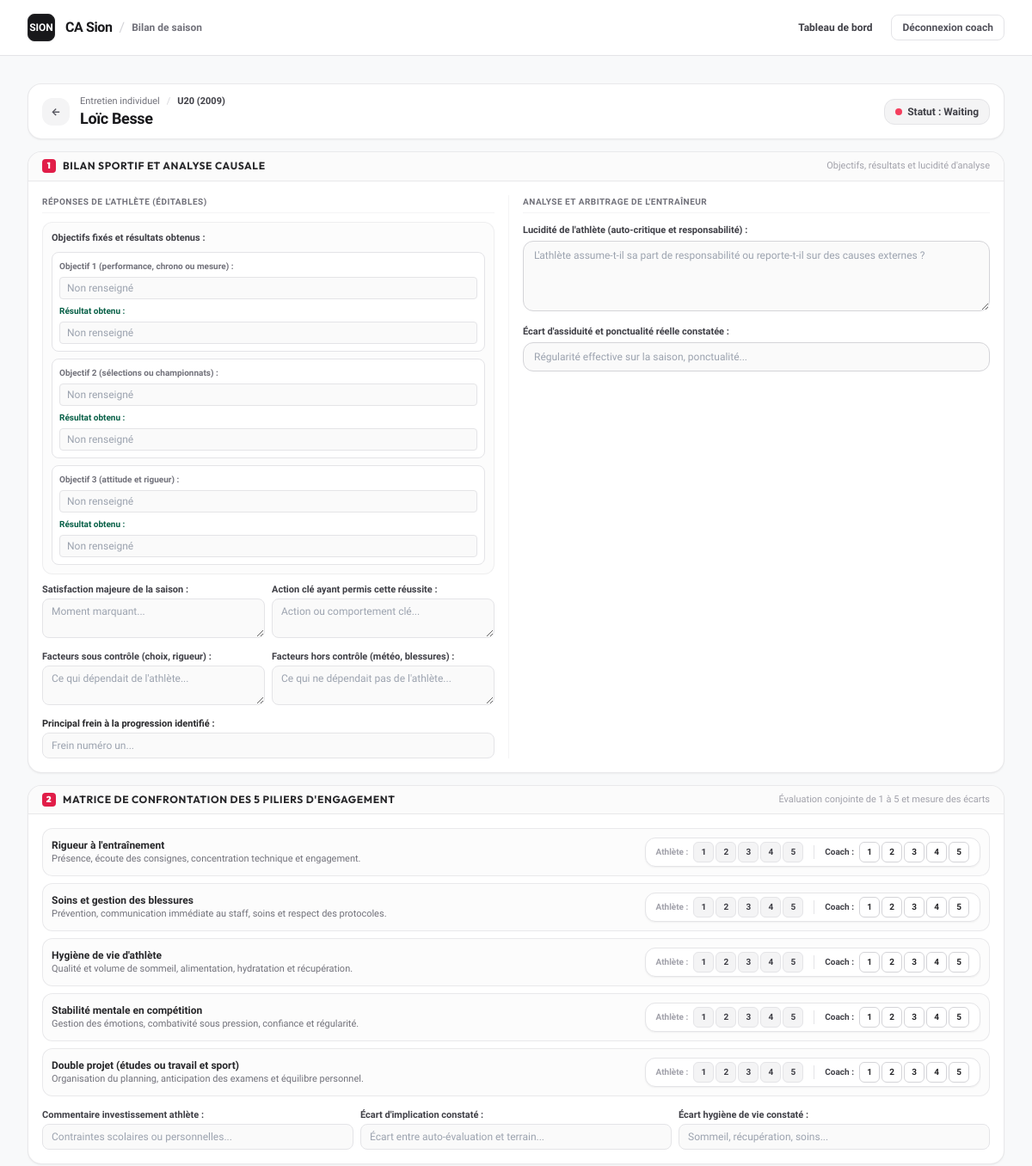
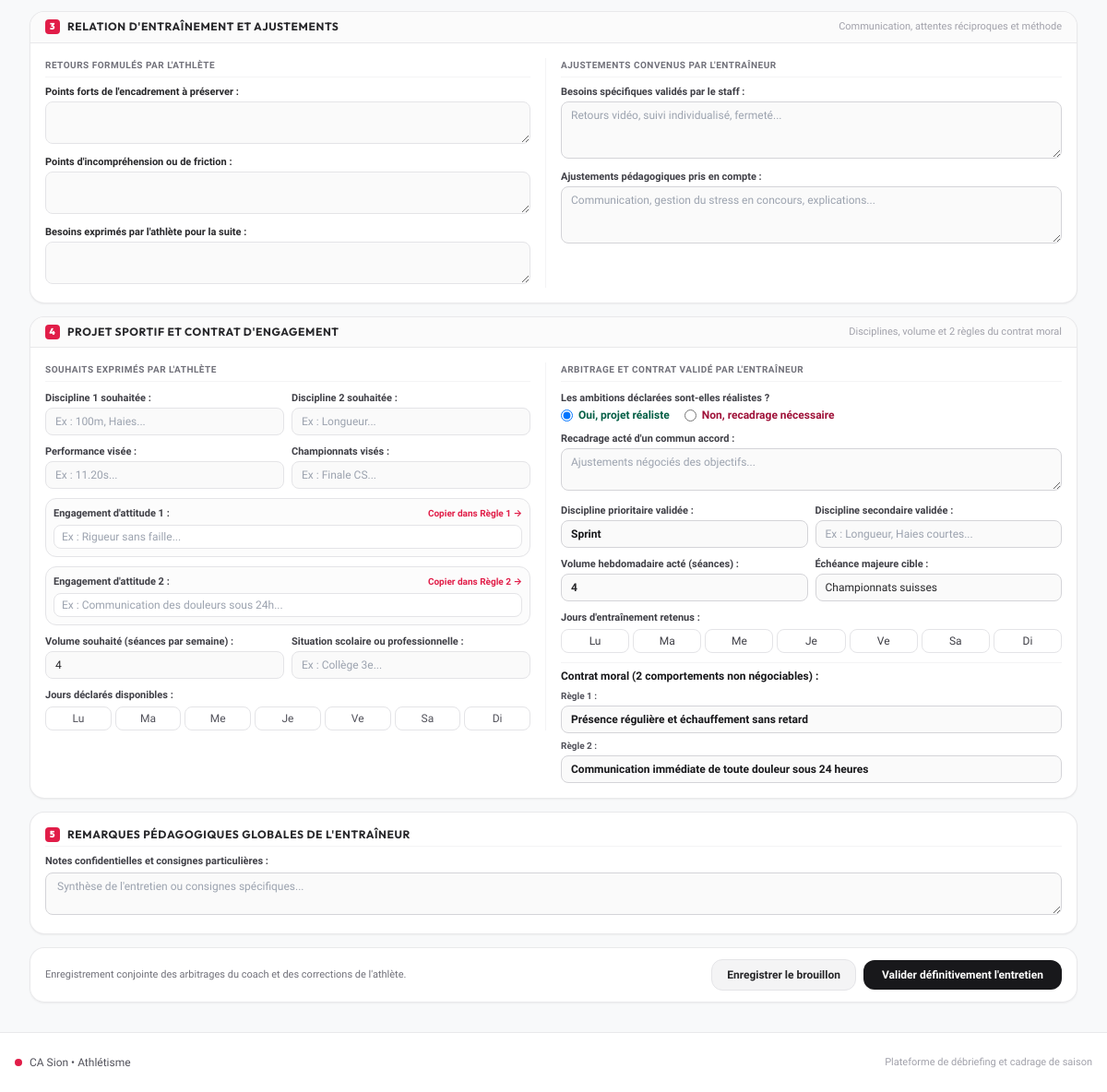
The page /admin/u18-split?interview_id=5 (signed in) on the database its author committed (2 pictures, top to bottom).
### tables this page shows
CREATE TABLE interviews (
        id INTEGER PRIMARY KEY AUTOINCREMENT,
        athlete_id INTEGER NOT NULL,
        season_id INTEGER NOT NULL,
        interview_type TEXT NOT NULL,
        status TEXT NOT NULL DEFAULT 'waiting',
        athlete_answers TEXT DEFAULT '{}',
        trainer_answers TEXT DEFAULT '{}',
        decisions TEXT DEFAULT '{}',
        trainer_notes TEXT,
        is_validated INTEGER NOT NULL DEFAULT 0,
        validated_at DATETIME,
        created_at DATETIME DEFAULT CURRENT_TIMESTAMP,
        updated_at DATETIME DEFAULT CURRENT_TIMESTAMP,
        FOREIGN KEY (athlete_id) REFERENCES athletes(id),
        FOREIGN KEY (season_id) REFERENCES seasons(id)
    );

CREATE TABLE athletes (
        id INTEGER PRIMARY KEY AUTOINCREMENT,
        first_name TEXT NOT NULL,
        last_name TEXT NOT NULL,
        birth_date TEXT,
        birth_year INTEGER NOT NULL,
        category TEXT NOT NULL,
        access_token TEXT UNIQUE NOT NULL,
        access_pin TEXT NOT NULL DEFAULT '0000',
        phone TEXT,
        email TEXT,
        meta TEXT DEFAULT '{}',
        created_at DATETIME DEFAULT CURRENT_TIMESTAMP
    );

CREATE TABLE settings (
        key TEXT PRIMARY KEY,
        value TEXT NOT NULL,
        updated_at DATETIME DEFAULT CURRENT_TIMESTAMP
    );

### views/admin_u18_split.php (the view, shortened to what the rows shown need)
<?php
$is_val = (int)($interview['is_validated'] ?? 0) === 1;
$status = $interview['status'] ?? 'waiting';
?>
<div class="space-y-3.5 max-w-7xl mx-auto">
    <div class="bg-white px-4 py-3 rounded-2xl border border-zinc-200/80 shadow-sm flex flex-col sm:flex-row sm:items-center justify-between gap-3">
        <div class="flex items-center gap-3">
            <div>
                <div class="flex items-center gap-2 text-[11px] font-medium text-zinc-500">
                    <span>Entretien individuel</span>
                    <span class="text-zinc-300">/</span>
                    <span class="font-semibold text-zinc-700"><?= htmlspecialchars($category_label) ?> (<?= $birth_year > 0 ? $birth_year : 'Année non renseignée' ?>)</span>
                </div>
                <h1 class="text-lg font-bold font-heading text-zinc-900 leading-tight">
                    <?= htmlspecialchars($interview['first_name'] . ' ' . $interview['last_name']) ?>
                </h1>
            </div>
        </div>
        <div class="flex items-center gap-2">
            <?php if ($is_val): ?>
                <span class="inline-flex items-center gap-1.5 px-3 py-1.5 rounded-xl text-xs font-bold bg-emerald-50 text-emerald-800 border border-emerald-200">
                    <span class="w-2 h-2 rounded-full bg-emerald-500"></span> Entretien validé
                </span>
                <button
                    type="button"
                    onclick="copyWhatsAppSynthesis(<?= (int)$interview['id'] ?>, this)"
                    class="px-3.5 py-1.5 bg-rose-600 hover:bg-rose-700 text-white text-xs font-bold rounded-xl shadow-sm transition-all"
                >
                    Copier synthèse WhatsApp
                </button>
                <form action="<?= url('/admin/reopen') ?>" method="POST" class="inline" onsubmit="return confirm('Rouvrir cet entretien pour permettre des modifications ?');">
                    <input type="hidden" name="interview_id" value="<?= (int)$interview['id'] ?>">
                    <button type="submit" class="px-3 py-1.5 bg-zinc-100 hover:bg-zinc-200 text-zinc-600 text-xs font-semibold rounded-xl border border-zinc-200 transition-colors">
                        Rouvrir
                    </button>
                </form>
            <?php else: ?>
                <span class="inline-flex items-center gap-1.5 px-3 py-1.5 rounded-xl text-xs font-semibold bg-zinc-100 text-zinc-700 border border-zinc-200">
                    <span class="w-2 h-2 rounded-full bg-rose-500"></span> Statut : <?= ucfirst($status) ?>
                </span>
            <?php endif; ?>
        </div>
    </div>
    <form action="<?= url('/admin/save-trainer') ?>" method="POST" id="split-screen-form" class="space-y-3.5">
        <section class="bg-white rounded-2xl border border-zinc-200/80 shadow-sm overflow-hidden">
            <div class="px-4 py-2 bg-zinc-50/80 border-b border-zinc-200/80 flex items-center justify-between">
                <h2 class="text-xs font-bold uppercase tracking-wider text-zinc-800 flex items-center gap-2">
                    <span class="w-4 h-4 rounded bg-rose-600 text-white flex items-center justify-center text-[10px] font-black">1</span>
                    Bilan sportif et analyse causale
                </h2>
            </div>
        </section>
        <section class="bg-white rounded-2xl border border-zinc-200/80 shadow-sm overflow-hidden">
            <div class="px-4 py-2 bg-zinc-50/80 border-b border-zinc-200/80 flex items-center justify-between">
                <h2 class="text-xs font-bold uppercase tracking-wider text-zinc-800 flex items-center gap-2">
                    <span class="w-4 h-4 rounded bg-rose-600 text-white flex items-center justify-center text-[10px] font-black">2</span>
                    Matrice de confrontation des 5 piliers d'engagement
                </h2>
            </div>
        </section>
        <section class="bg-white rounded-2xl border border-zinc-200/80 shadow-sm overflow-hidden">
            <div class="px-4 py-2 bg-zinc-50/80 border-b border-zinc-200/80 flex items-center justify-between">
                <h2 class="text-xs font-bold uppercase tracking-wider text-zinc-800 flex items-center gap-2">
                    <span class="w-4 h-4 rounded bg-rose-600 text-white flex items-center justify-center text-[10px] font-black">3</span>
                    Relation d'entraînement et ajustements
                </h2>
            </div>
        </section>
        <section class="bg-white rounded-2xl border border-zinc-200/80 shadow-sm overflow-hidden">
            <div class="px-4 py-2 bg-zinc-50/80 border-b border-zinc-200/80 flex items-center justify-between">
                <h2 class="text-xs font-bold uppercase tracking-wider text-zinc-800 flex items-center gap-2">
                    <span class="w-4 h-4 rounded bg-rose-600 text-white flex items-center justify-center text-[10px] font-black">4</span>
                    Projet sportif et contrat d'engagement
                </h2>
            </div>
            <div class="p-3.5 sm:p-4 grid grid-cols-1 lg:grid-cols-2 gap-4 items-start text-xs">
                <div class="space-y-2.5 border-b lg:border-b-0 lg:border-r border-zinc-100 lg:pr-4 pb-3 lg:pb-0">
                    <div class="grid grid-cols-2 gap-2">
                        <div>
                            <label class="font-semibold text-zinc-700 block mb-0.5 text-[11px]">Volume souhaité (séances par semaine) :</label>
                            <input type="number" name="athlete_answers[target_sessions_count]" min="2" max="8" value="<?= htmlspecialchars((string)($athlete_answers['target_sessions_count'] ?? '4')) ?>" class="w-full px-2.5 py-1.5 border border-zinc-200 rounded-lg text-xs bg-zinc-50 focus:bg-white font-medium">
                        </div>
                    </div>
                </div>
                <div class="space-y-2.5">
                    <div>
                        <?php $is_real = $decisions['is_project_realistic'] ?? '1'; ?>
                        <div class="flex gap-4">
                            <label class="flex items-center gap-1.5 cursor-pointer font-semibold text-emerald-800">
                                <input type="radio" name="decisions[is_project_realistic]" value="1" <?= $is_real === '1' ? 'checked' : '' ?> class="text-zinc-900 focus:ring-zinc-900">
                                <span>Oui, projet réaliste</span>
                            </label>
                            <label class="flex items-center gap-1.5 cursor-pointer font-semibold text-rose-800">
                                <input type="radio" name="decisions[is_project_realistic]" value="0" <?= $is_real === '0' ? 'checked' : '' ?> class="text-zinc-900 focus:ring-zinc-900">
                                <span>Non, recadrage nécessaire</span>
                            </label>
                        </div>
                    </div>
                    <div class="grid grid-cols-1 sm:grid-cols-2 gap-2">
                        <div>
                            <label class="block font-semibold text-zinc-700 mb-0.5 text-[11px]">Discipline prioritaire validée :</label>
                            <input
                                type="text"
                                list="disciplines-suggestions"
                                name="decisions[primary_discipline]"
                                value="<?= htmlspecialchars($decisions['primary_discipline'] ?? ($athlete_answers['chosen_discipline_1'] ?? 'Sprint')) ?>"
                                placeholder="Ex : 100m, Haies, Perche..."
                                class="w-full px-2.5 py-1.5 border border-zinc-300 rounded-lg bg-zinc-50 focus:bg-white text-xs font-bold text-zinc-900"
                            >
                        </div>
                        <div>
                            <label class="block font-semibold text-zinc-700 mb-0.5 text-[11px]">Discipline secondaire validée :</label>
                            <input
                                type="text"
                                list="disciplines-suggestions"
                                name="decisions[secondary_discipline]"
                                value="<?= htmlspecialchars($decisions['secondary_discipline'] ?? ($athlete_answers['chosen_discipline_2'] ?? '')) ?>"
                                placeholder="Ex : Longueur, Haies courtes..."
                                class="w-full px-2.5 py-1.5 border border-zinc-300 rounded-lg bg-zinc-50 focus:bg-white text-xs font-medium"
                            >
                        </div>
                    </div>
                    <div class="grid grid-cols-1 sm:grid-cols-2 gap-2">
                        <div>
                            <label class="block font-semibold text-zinc-700 mb-0.5 text-[11px]">Volume hebdomadaire acté (séances) :</label>
                            <input
                                type="number"
                                name="decisions[approved_weekly_sessions]"
                                min="2"
                                max="8"
                                value="<?= htmlspecialchars((string)($decisions['approved_weekly_sessions'] ?? ($athlete_answers['target_sessions_count'] ?? '4'))) ?>"
                                class="w-full px-2.5 py-1.5 border border-zinc-300 rounded-lg bg-zinc-50 focus:bg-white text-xs font-bold"
                            >
                        </div>
                        <div>
                            <label class="block font-semibold text-zinc-700 mb-0.5 text-[11px]">Échéance majeure cible :</label>
                            <input
                                type="text"
                                name="decisions[target_milestones]"
                                value="<?= htmlspecialchars($decisions['target_milestones'] ?? ($athlete_answers['target_competitions'] ?? ($athlete_answers['target_performance'] ?? 'Championnats suisses'))) ?>"
                                class="w-full px-2.5 py-1.5 border border-zinc-300 rounded-lg bg-zinc-50 focus:bg-white text-xs font-medium"
                            >
                        </div>
                    </div>
                    <div class="pt-1.5 space-y-1.5 border-t border-zinc-100">
                        <div>
                            <label class="block font-semibold text-zinc-600 text-[10px] mb-0.5">Règle 1 :</label>
                            <input
                                type="text"
                                id="rule-input-1"
                                name="decisions[mandatory_rule_1]"
                                value="<?= htmlspecialchars($decisions['mandatory_rule_1'] ?? ($athlete_answers['commitment_1'] ?? 'Présence régulière et échauffement sans retard')) ?>"
                                class="w-full px-2.5 py-1.5 border border-zinc-300 rounded-lg bg-zinc-50 focus:bg-white text-xs font-semibold text-zinc-900"
                            >
                        </div>
                        <div>
                            <label class="block font-semibold text-zinc-600 text-[10px] mb-0.5">Règle 2 :</label>
                            <input
                                type="text"
                                id="rule-input-2"
                                name="decisions[mandatory_rule_2]"
                                value="<?= htmlspecialchars($decisions['mandatory_rule_2'] ?? ($athlete_answers['commitment_2'] ?? 'Communication immédiate de toute douleur sous 24 heures')) ?>"
                                class="w-full px-2.5 py-1.5 border border-zinc-300 rounded-lg bg-zinc-50 focus:bg-white text-xs font-semibold text-zinc-900"
                            >
                        </div>
                    </div>
                </div>
            </div>
        </section>
        <section class="bg-white rounded-2xl border border-zinc-200/80 shadow-sm p-3.5 sm:p-4 space-y-2 text-xs">
            <h2 class="text-xs font-bold uppercase tracking-wider text-zinc-800 flex items-center gap-2 pb-1 border-b border-zinc-100">
                <span class="w-4 h-4 rounded bg-rose-600 text-white flex items-center justify-center text-[10px] font-black">5</span>
                Remarques pédagogiques globales de l'entraîneur
            </h2>
        </section>
    </form>
</div>
<?php
require __DIR__ . '/layout.php';
?>

### rows shown on the page
interviews: athlete.value "U20", athlete.birth_year "2009", athlete.last_name "Loïc Besse", status "Waiting", athlete_answers "4", decisions "☑ Oui, projet réaliste", decisions "☐ Non, recadrage nécessaire", decisions+athlete_answers "Sprint", decisions+athlete_answers "4", decisions+athlete_answers "Championnats suisses", decisions+athlete_answers "Présence régulière et échauffement sans retard", decisions+athlete_answers "Communication immédiate de toute douleur sous 24 heures"

### other values the page prints
env('CLUB_NAME', 'CA Sion') "CA Sion"
$p['label'] "Rigueur à l'entraînement"
$p['desc'] "Présence, écoute des consignes, concentration technique et engagement."
$p['label'] "Soins et gestion des blessures"
$p['desc'] "Prévention, communication immédiate au staff, soins et respect des protocoles."
$p['label'] "Hygiène de vie d'athlète"
$p['desc'] "Qualité et volume de sommeil, alimentation, hydratation et récupération."
$p['label'] "Stabilité mentale en compétition"
$p['desc'] "Gestion des émotions, combativité sous pression, confiance et régularité."
$p['label'] "Double projet (études ou travail et sport)"
$p['desc'] "Organisation du planning, anticipation des examens et équilibre personnel."
$dl "Lu"
$dl "Ma"
$dl "Me"
$dl "Je"
